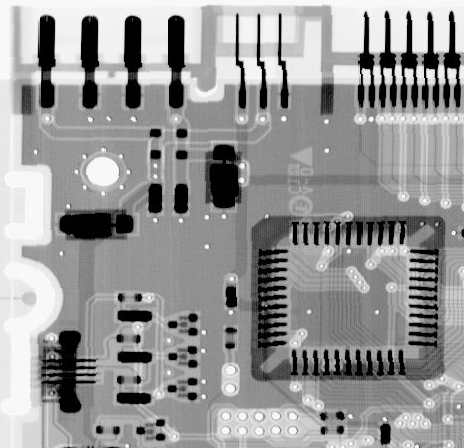
%> input picture Week04/ckt-board-orig.tif, 464 x 448 px
$ octave --eval "result = myFilter(imread('ckt-board-orig.tif'));"   (GNU Octave 9; MATLAB toolbox functions it lacks are replaced by stand-ins)
%> lines starting %> are read from the running program, lines starting %| are printed output that depends on the picture; in (x1, y1, x2, y2) boxes, pixels count from 0 and x2, y2 are one past the last pixel; in counts of white or black regions, pixels touching at a corner belong together; the program's own positions count from 1
function g = myFilter(x)

 w = [-1 -1 -1 -1 -1;
      -1  1  2  1 -1;
      -1  2  4  2 -1;
      -1  1  2  1 -1;
      -1 -1 -1 -1 -1];
 g = imfilter(double(x), w, 'conv', 'replicate');
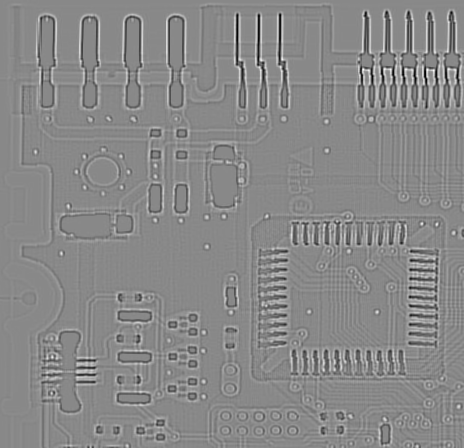
%> g: size 448x464 double; min -2033, max 1752, mean 0; drawn with min black and max white
 imshow(g);
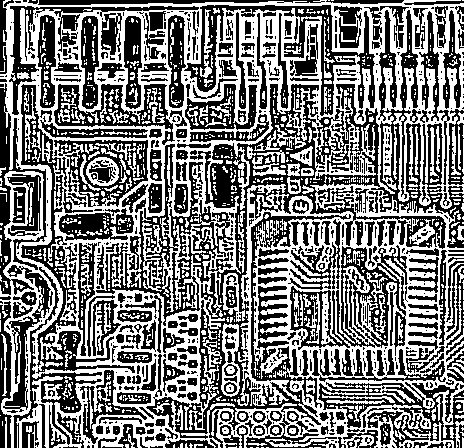
%> displayed picture: size 448x464, on the screen's scale of 0 to 255; 48.1% white; 1097 white regions (866 under 20 px), largest, box (x1, y1, x2, y2) and area: (0, 0, 464, 448) 78508, (142, 222, 167, 292) 643, (221, 323, 240, 397) 629
